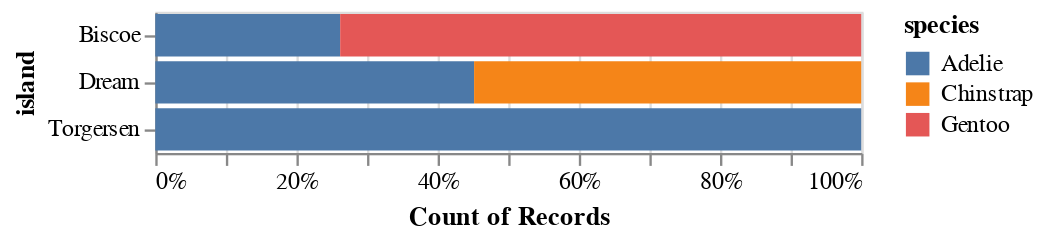

Source (notebook cell):
### Markdown cell above
#### Example 2: Histogram aggregations with count
> Next, plot the total number of penguins per species by the island they are found on.

### Code cell
(
    alt.Chart(penguins)
    .mark_bar()
    .encode(
        # X should show the (normalized) count of each group
        x=alt.X("*:Q", aggregate="count", stack="normalize"), # The * is a placeholder here
        y="island:N",
        color="species:N",
        tooltip=["island", "species", "count(*):Q"],
    )
)

### Figure 1 — Vega-Lite specification as saved in the notebook (floating-point values rounded to 4 significant figures; data arrays with more than 128 entries replaced by an {"elided": "..."} marker saying what was removed)
{"config": {"view": {"continuousWidth": 300, "continuousHeight": 300}}, "data": {"name": "data-d845c810a85f4a52a4f81efae2265160"}, "mark": {"type": "bar"}, "encoding": {"color": {"field": "species", "type": "nominal"}, "tooltip": [{"field": "island", "type": "nominal"}, {"field": "species", "type": "nominal"}, {"aggregate": "count", "field": "*", "type": "quantitative"}], "x": {"aggregate": "count", "field": "*", "stack": "normalize", "type": "quantitative"}, "y": {"field": "island", "type": "nominal"}}, "$schema": "https://vega.github.io/schema/vega-lite/v5.17.0.json", "datasets": {"data-d845c810a85f4a52a4f81efae2265160": {"elided": "344 records"}}}
